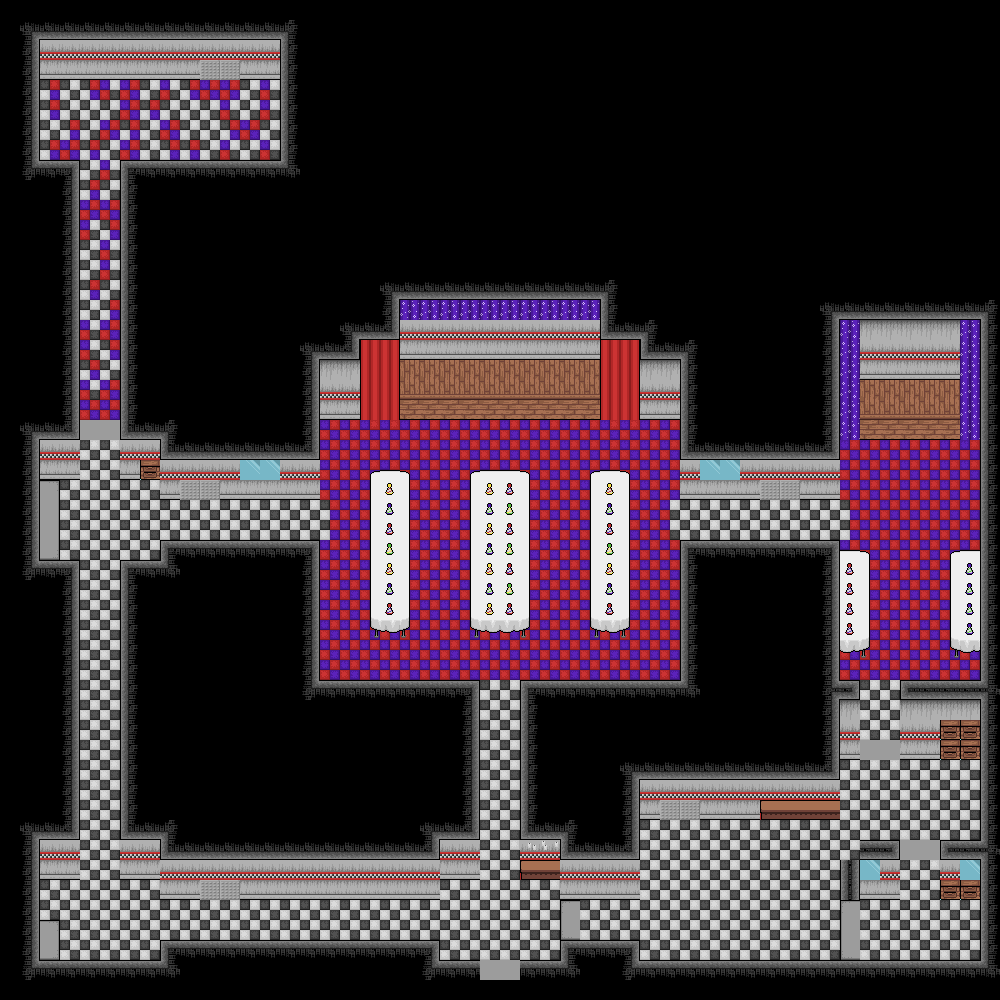

A 2D game scene composited from a Tiled map and its tileset images. What follows is a short description and the map's XML, with each tile layer's data collapsed to a summary:
An orthogonal 50x50 tile map with 20x20 px tiles, 4 tile layers (walls, textures, objects, doors).

<map version="1.10" tiledversion="1.11.2" orientation="orthogonal" renderorder="right-down" width="50" height="50" tilewidth="20" tileheight="20" infinite="0" nextlayerid="6" nextobjectid="1">
 <tileset firstgid="1" source="../tiles/fnaf_tiles.tsx" />
 <layer id="2" name="walls" width="50" height="50">
  <data>[2500 cells, 620 non-empty, 39 distinct tile ids]</data>
 </layer>
 <layer id="4" name="textures" width="50" height="50">
  <data>[2500 cells, 789 non-empty, 24 distinct tile ids]</data>
 </layer>
 <layer id="3" name="objects" width="50" height="50">
  <data>[2500 cells, 34 non-empty, 10 distinct tile ids]</data>
 </layer>
 <layer id="5" name="doors" width="50" height="50">
  <data>[2500 cells, 13 non-empty, 4 distinct tile ids]</data>
 </layer>
</map>